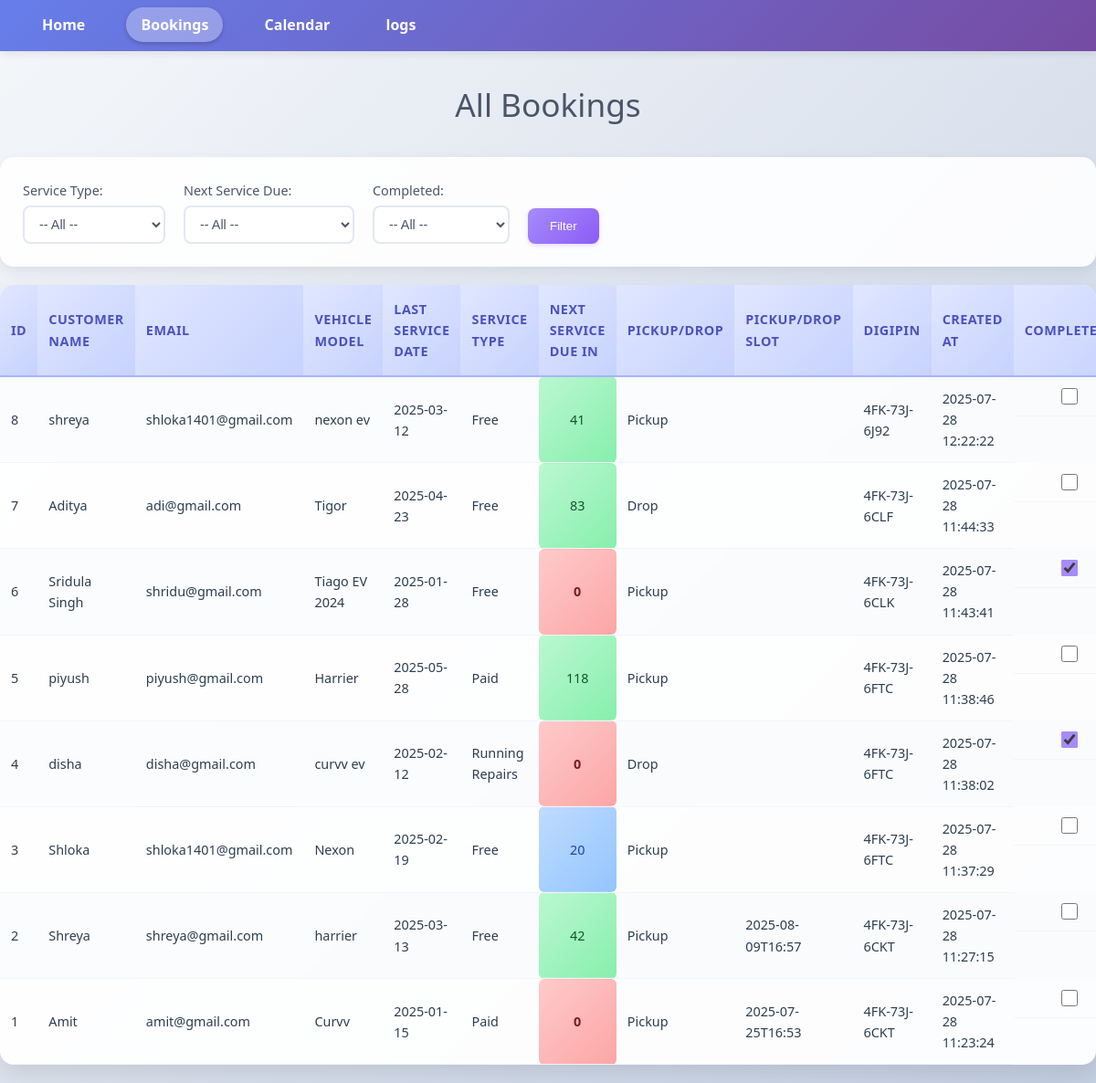
Screenshot of /bookings with the database file from the repository.
### tables this page shows
CREATE TABLE bookings (
            id INTEGER PRIMARY KEY AUTOINCREMENT,
            customer_name TEXT,
            email TEXT,
            vehicle_model TEXT,
            license_plate TEXT,
            last_service_date TEXT,
            service_type TEXT,
            warranty_status TEXT,
            pickup_drop TEXT,
            slot TEXT,
            next_service_due_in_X_days TEXT,
            digipin TEXT,
            marked_as_completed INTEGER DEFAULT 0,
            created_at TIMESTAMP DEFAULT CURRENT_TIMESTAMP
        );

### ap4.py (the view, shortened to what this page needs)
@app.route("/bookings", methods=["GET", "POST"])
def bookings():
    service_type_filter = request.args.get("service_type", "").strip()
    next_due_filter = request.args.get("next_due", "").strip()
    marked_completed_filter = request.args.get("marked_completed", "").strip()
    query = "SELECT * FROM bookings WHERE 1=1"
    params = []
    if service_type_filter:
        query += " AND service_type = ?"
        params.append(service_type_filter)
    if next_due_filter:
        if next_due_filter == "due":
            query += " AND CAST(next_service_due_in_X_days AS INTEGER) <= 0"
        elif next_due_filter == "not_due":
            query += " AND CAST(next_service_due_in_X_days AS INTEGER) > 0"
    if marked_completed_filter in ("0", "1"):
        query += " AND marked_as_completed = ?"
        params.append(int(marked_completed_filter))
    query += " ORDER BY created_at DESC"
    with sqlite3.connect(DB_PATH) as conn:
        conn.row_factory = sqlite3.Row
        cur = conn.execute(query, params)
        bookings_list = cur.fetchall()
    print("Filters received:", service_type_filter, next_due_filter, marked_completed_filter)
    return render_template(
        "bookings.html",
        bookings=bookings_list,
        service_type_filter=service_type_filter,
        next_due_filter=next_due_filter,
        marked_completed_filter=marked_completed_filter,
    )

### templates/bookings.html (shortened to what this page needs)
<!DOCTYPE html>
<html>
<head>
</head>
<body>
    <nav>
        <a href="/">Home</a>
        <a href="/bookings" class="active">Bookings</a>
        <a href="/weekly_calendar">Calendar</a>
        <a href="logs">logs</a>
    </nav>
    <h1>All Bookings</h1>
    {% if bookings %}
    <div class="filter-container">
        <form method="get" action="{{ url_for('bookings') }}" id="filterForm" class="filter-form">
            <div class="filter-group">
                <label for="service_type">Service Type:</label>
                <select name="service_type" id="service_type">
                    <option value="">-- All --</option>
                </select>
            </div>
            <div class="filter-group">
                <label for="next_due">Next Service Due:</label>
                <select name="next_due" id="next_due">
                    <option value="">-- All --</option>
                </select>
            </div>
            <div class="filter-group">
                <label for="marked_completed">Completed:</label>
                <select name="marked_completed" id="marked_completed">
                    <option value="">-- All --</option>
                </select>
            </div>
            <button type="submit" class="filter-btn">Filter</button>
        </form>
    </div>
    <div class="table-container">
        <table>
            <tr>
                <th>ID</th>
                <th>Customer Name</th>
                <th>Email</th>
                <th>Vehicle Model</th>
                <th>Last Service Date</th>
                <th>Service Type</th>
                <th>Next Service Due In</th>
                <th>Pickup/Drop</th>
                <th>Pickup/Drop Slot</th>
                <th>DigiPIN</th>
                <th>Created At</th>
                <th>Completed?</th>
            </tr>
            {% for booking in bookings %}
            <tr>
                <td>{{ booking["id"] }}</td>
                <td>{{ booking["customer_name"] }}</td>
                <td>{{ booking["email"] }}</td>
                <td>{{ booking["vehicle_model"] }}</td>
                <td>{{ booking["last_service_date"] }}</td>
                <td>{{ booking["service_type"] }}</td>
                <td class="next-service-cell">{{ booking["next_service_due_in_X_days"] }}</td>
                <td>{{ booking["pickup_drop"] }}</td>
                <td>{{ booking["slot"] }}</td>
                <td>{{ booking["digipin"] }}</td>
                <td>{{ booking["created_at"] }}</td>
                <td class="checkbox-container">
                    <input type="checkbox" class="mark-completed-checkbox" data-booking-id="{{ booking['id'] }}"
                           {% if booking['marked_as_completed']|int == 1 %}checked{% endif %}>
                </td>
            </tr>
            {% endfor %}
        </table>
    </div>
    {% else %}
        <div class="no-bookings">
            <p>No bookings found.</p>
        </div>
    {% endif %}
</body>
</html>

### templates/bookings.html (style rules this page uses)
* { margin: 0; padding: 0; box-sizing: border-box; }
body { font-family: 'Segoe UI', Tahoma, Geneva, Verdana, sans-serif; background: linear-gradient(135deg, #f5f7fa 0%, #c3cfe2 100%); min-height: 100vh; color: #2c3e50; line-height: 1.6; }
nav { background: linear-gradient(135deg, #667eea 0%, #764ba2 100%); padding: 15px 30px; margin-bottom: 30px; box-shadow: 0 2px 10px rgba(0,0,0,0.1); }
nav a { margin-right: 25px; font-weight: 600; color: #ffffff; text-decoration: none; padding: 8px 16px; border-radius: 20px; transition: all 0.3s ease; }
nav a.active { background: rgba(255,255,255,0.3); box-shadow: 0 2px 5px rgba(0,0,0,0.2); }
h1 { text-align: center; color: #4a5568; margin-bottom: 30px; font-size: 2.2em; font-weight: 300; }
.filter-container { background: rgba(255,255,255,0.9); padding: 25px; border-radius: 15px; margin: 20px auto; max-width: 1200px; box-shadow: 0 5px 15px rgba(0,0,0,0.08); backdrop-filter: blur(10px); }
.filter-form { display: flex; flex-wrap: wrap; gap: 20px; align-items: end; }
.filter-group { display: flex; flex-direction: column; min-width: 150px; }
.filter-group label { font-weight: 500; color: #4a5568; margin-bottom: 5px; font-size: 0.9em; }
.filter-group select { padding: 10px 12px; border: 2px solid #e2e8f0; border-radius: 8px; background: white; color: #4a5568; font-size: 0.9em; transition: all 0.3s ease; }
.filter-btn { background: linear-gradient(135deg, #a78bfa 0%, #8b5cf6 100%); color: white; border: none; padding: 12px 24px; border-radius: 8px; font-weight: 500; cursor: pointer; transition: all 0.3s ease; box-shadow: 0 2px 5px rgba(167, 139, 250, 0.3); }
.table-container { background: rgba(255,255,255,0.95); border-radius: 15px; margin: 20px auto; max-width: 1400px; overflow: hidden; box-shadow: 0 10px 25px rgba(0,0,0,0.1); backdrop-filter: blur(10px); }
table { width: 100%; border-collapse: collapse; }
th { background: linear-gradient(135deg, #e0e7ff 0%, #c7d2fe 100%); padding: 15px 12px; text-align: left; font-weight: 600; color: #4c51bf; font-size: 0.9em; text-transform: uppercase; letter-spacing: 0.5px; border-bottom: 2px solid #a5b4fc; }
td { padding: 12px; border-bottom: 1px solid #f1f5f9; font-size: 0.9em; vertical-align: middle; }
tr:nth-child(even) { background: rgba(248, 250, 252, 0.5); }
.priority-overdue { background: linear-gradient(135deg, #fecaca 0%, #fca5a5 100%) !important; color: #7f1d1d; font-weight: 600; border-radius: 6px; padding: 6px 10px; text-align: center; }
.priority-due-later { background: linear-gradient(135deg, #bfdbfe 0%, #93c5fd 100%) !important; color: #1e40af; font-weight: 500; border-radius: 6px; padding: 6px 10px; text-align: center; }
.priority-not-due { background: linear-gradient(135deg, #bbf7d0 0%, #86efac 100%) !important; color: #14532d; font-weight: 500; border-radius: 6px; padding: 6px 10px; text-align: center; }
.checkbox-container { display: flex; justify-content: center; align-items: center; }
.mark-completed-checkbox { width: 18px; height: 18px; accent-color: #a78bfa; cursor: pointer; }

### rows the page displays
bookings: id "8", customer_name "shreya", email "shloka1401@gmail.com", vehicle_model "nexon ev", last_service_date "2025-03-12", service_type "Free", next_service_due_in_X_days "41", pickup_drop "Pickup", digipin "4FK-73J-6J92", created_at "2025-07-28 12:22:22"
bookings: id "7", customer_name "Aditya", email "adi@gmail.com", vehicle_model "Tigor", last_service_date "2025-04-23", service_type "Free", next_service_due_in_X_days "83", pickup_drop "Drop", digipin "4FK-73J-6CLF", created_at "2025-07-28 11:44:33"
bookings: id "6", customer_name "Sridula Singh", email "shridu@gmail.com", vehicle_model "Tiago EV 2024", last_service_date "2025-01-28", service_type "Free", next_service_due_in_X_days "0", pickup_drop "Pickup", digipin "4FK-73J-6CLK", created_at "2025-07-28 11:43:41", marked_as_completed "☑"
bookings: id "5", customer_name "piyush", email "piyush@gmail.com", vehicle_model "Harrier", last_service_date "2025-05-28", service_type "Paid", next_service_due_in_X_days "118", pickup_drop "Pickup", digipin "4FK-73J-6FTC", created_at "2025-07-28 11:38:46"
bookings: id "4", customer_name "disha", email "disha@gmail.com", vehicle_model "curvv ev", last_service_date "2025-02-12", service_type "Running Repairs", next_service_due_in_X_days "0", pickup_drop "Drop", digipin "4FK-73J-6FTC", created_at "2025-07-28 11:38:02", marked_as_completed "☑"
bookings: id "3", customer_name "Shloka", email "shloka1401@gmail.com", vehicle_model "Nexon", last_service_date "2025-02-19", service_type "Free", next_service_due_in_X_days "20", pickup_drop "Pickup", digipin "4FK-73J-6FTC", created_at "2025-07-28 11:37:29"
bookings: id "2", customer_name "Shreya", email "shreya@gmail.com", vehicle_model "harrier", last_service_date "2025-03-13", service_type "Free", next_service_due_in_X_days "42", pickup_drop "Pickup", slot "2025-08-09T16:57", digipin "4FK-73J-6CKT", created_at "2025-07-28 11:27:15"
bookings: id "1", customer_name "Amit", email "amit@gmail.com", vehicle_model "Curvv", last_service_date "2025-01-15", service_type "Paid", next_service_due_in_X_days "0", pickup_drop "Pickup", slot "2025-07-25T16:53", digipin "4FK-73J-6CKT", created_at "2025-07-28 11:23:24"
